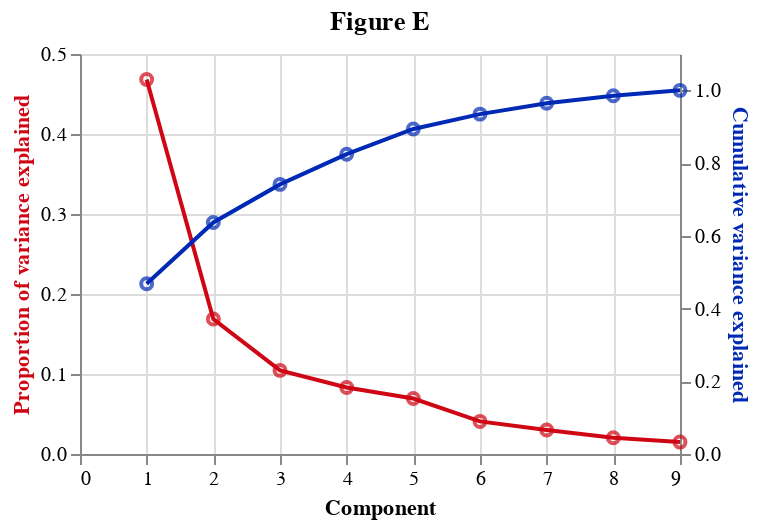

Notebook code for this chart:
### Markdown cell above
Based on the computed PCA loadings, the first component will be mainly influenced by happiness rating and its strongest correlations. Perceptions of corruption is the most influential on the fourth principal axis, hence we will need to examine at least four principal components. We can start by confirming that four components captures enough variance in the data to analyze it further.

### Code cell
# compute variance ratios
var_ratios = pca.eigenvals/pca.eigenvals.sum()

# store proportion of variance explained as a dataframe
pca_var_explained = pd.DataFrame({
    'Component': np.arange(1, 10),
    'Proportion of variance explained': var_ratios})

# add cumulative sum
pca_var_explained['Cumulative variance explained'] = var_ratios.cumsum()

# encode component axis only as base layer
base = alt.Chart(pca_var_explained, title = 'Figure E').encode(
    x = alt.X('Component', scale=alt.Scale(zero=True))
)

# make a base layer for the proportion of variance explained
prop_var_base = base.encode(
    y = alt.Y('Proportion of variance explained',
              axis = alt.Axis(titleColor = '#cf0614'))
)

# make a base layer for the cumulative variance explained
cum_var_base = base.encode(
    y = alt.Y('Cumulative variance explained', axis = alt.Axis(titleColor = '#002ab5'))
)

# add points and lines to each base layer
prop_var = prop_var_base.mark_line(stroke = '#cf0614') + prop_var_base.mark_point(color = '#cf0614')
cum_var = cum_var_base.mark_line(color = '#002ab5') + cum_var_base.mark_point(color = '#002ab5')

# layer the two layers
var_explained_plot = alt.layer(prop_var, cum_var).resolve_scale(y = 'independent').properties(
    width = 300,
    height = 200
)

# display
var_explained_plot

### Figure 1 — Vega-Lite specification as saved in the notebook (floating-point values rounded to 4 significant figures)
{"$schema": "https://vega.github.io/schema/vega-lite/v4.17.0.json", "config": {"view": {"continuousHeight": 300, "continuousWidth": 400}}, "data": {"name": "data-b476c4080d5d1e4a4fc2cfcae688c7d1"}, "datasets": {"data-b476c4080d5d1e4a4fc2cfcae688c7d1": [{"Component": 1, "Cumulative variance explained": 0.4682, "Proportion of variance explained": 0.4682}, {"Component": 2, "Cumulative variance explained": 0.6369, "Proportion of variance explained": 0.1687}, {"Component": 3, "Cumulative variance explained": 0.7414, "Proportion of variance explained": 0.1046}, {"Component": 4, "Cumulative variance explained": 0.8245, "Proportion of variance explained": 0.08312}, {"Component": 5, "Cumulative variance explained": 0.8939, "Proportion of variance explained": 0.06934}, {"Component": 6, "Cumulative variance explained": 0.9346, "Proportion of variance explained": 0.04074}, {"Component": 7, "Cumulative variance explained": 0.9647, "Proportion of variance explained": 0.03008}, {"Component": 8, "Cumulative variance explained": 0.9851, "Proportion of variance explained": 0.02042}, {"Component": 9, "Cumulative variance explained": 1.0, "Proportion of variance explained": 0.01489}]}, "height": 200, "layer": [{"layer": [{"encoding": {"x": {"field": "Component", "scale": {"zero": true}, "type": "quantitative"}, "y": {"axis": {"titleColor": "#cf0614"}, "field": "Proportion of variance explained", "type": "quantitative"}}, "mark": {"stroke": "#cf0614", "type": "line"}, "title": "Figure E"}, {"encoding": {"x": {"field": "Component", "scale": {"zero": true}, "type": "quantitative"}, "y": {"axis": {"titleColor": "#cf0614"}, "field": "Proportion of variance explained", "type": "quantitative"}}, "mark": {"color": "#cf0614", "type": "point"}, "title": "Figure E"}]}, {"layer": [{"encoding": {"x": {"field": "Component", "scale": {"zero": true}, "type": "quantitative"}, "y": {"axis": {"titleColor": "#002ab5"}, "field": "Cumulative variance explained", "type": "quantitative"}}, "mark": {"color": "#002ab5", "type": "line"}, "title": "Figure E"}, {"encoding": {"x": {"field": "Component", "scale": {"zero": true}, "type": "quantitative"}, "y": {"axis": {"titleColor": "#002ab5"}, "field": "Cumulative variance explained", "type": "quantitative"}}, "mark": {"color": "#002ab5", "type": "point"}, "title": "Figure E"}]}], "resolve": {"scale": {"y": "independent"}}, "width": 300}
